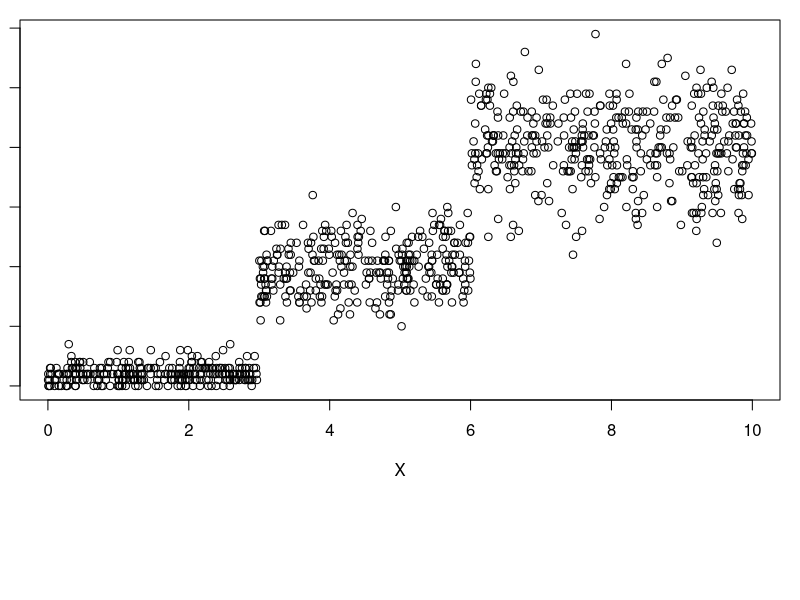
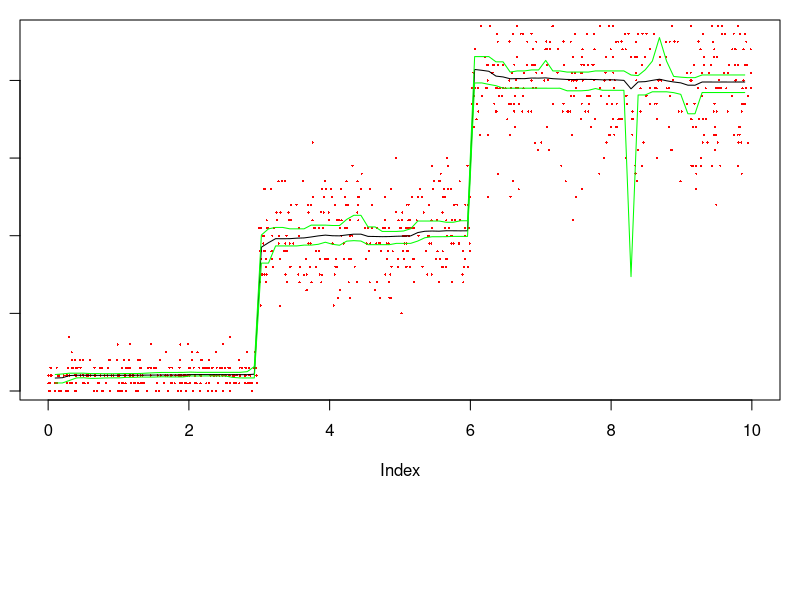
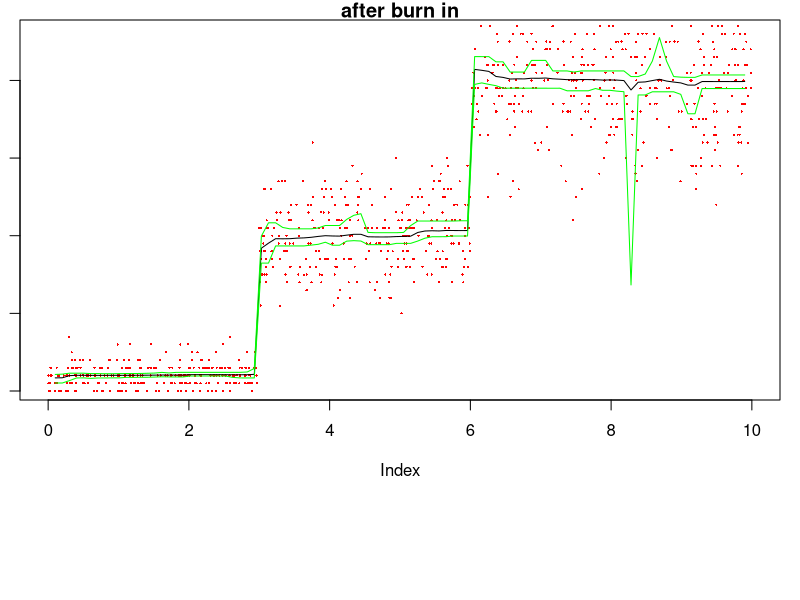

Here is the R script that generated these plots, in order:
CalcPoisLogLike <- function(Y, X, cutoffs, heights) {
  if (length(heights) != length(cutoffs) + 1) {
    stop('Error: heights should be one element longer than cutoffs.')
  }
  mean_function <- rep(heights[1], length(X))
  for (ii in 2:length(heights)) {
    wh <- which(X >= cutoffs[ii - 1])
    mean_function[wh] <- heights[ii]
  }
  log_like <- dpois(Y, lambda = mean_function, log = TRUE)
  return(sum(log_like))
}


set.seed(1234)
N <- 1000
minX <- 0
maxX <- 10
X <- runif(N, minX, maxX)
true_means <- c(2, 20, 40)
true_cut <- c(3, 6)
mX <- true_means[1] * (X < true_cut[1]) +
  true_means[2] * (X >= true_cut[1] & X < true_cut[2]) +
  true_means[3] * (X >= true_cut[2])
Y <- rpois(N, lambda = mX)
par(mar = c(10, 1, 1, 1))
plot(X, Y)

max_cutoffs <- 10
lambda <- 5  # Poisson parameter for number of breaks.

# Calculating the c parameter of bk, dk.
bk <- rep(0, max_cutoffs + 1)
names(bk) <- paste0('s=', c(0:max_cutoffs))
dk <- bk
etak <- bk
pik <- bk

for (ii in 0:(max_cutoffs - 1)) {  # Number of current cutoffs.
  bk[ii + 1] <- dpois(ii + 1, lambda = lambda) / dpois(ii, lambda = lambda)
  dk[ii + 2] <- dpois(ii, lambda = lambda) / dpois(ii + 1, lambda = lambda)
}
dk[length(dk)] <- dpois(max_cutoffs - 1, lambda = lambda) /
                    dpois(max_cutoffs, lambda = lambda)
bk <- sapply(bk, function(x) min(x, 1))
dk <- sapply(dk, function(x) min(x, 1))

c <- 0.9 / max(bk + dk)
bk <- c * bk
dk <- c * dk
for (ii in 2:(max_cutoffs + 1)) {
  etak[ii] <- (1 - bk[ii] - dk[ii]) / 2
  pik[ii] <- etak[ii]
}
etak[1] <- 1 - bk[1]


alpha_prior <- 0.01
beta_prior <- 0.01
Nsims <- 20000
heights <- NULL
heights[[1]] <- true_means
cutoffs <- NULL
cutoffs[[1]] <- true_cut
moves <- rep(NA, Nsims)

# moves correspond to 1 = 'H', 2 = 'P', 3 = 'B', 4 = 'D'.

for (ii in 2:Nsims) {
  curr_cut <- length(cutoffs[[ii - 1]])
  moves[ii] <- sample(1:4, 1, prob = c(etak[curr_cut + 1], pik[curr_cut + 1],
                                       bk[curr_cut + 1], dk[curr_cut + 1]))

  if (moves[ii] == 1) {  # Change in height.
    
    proposed_cutoffs <- cutoffs[[ii - 1]]
    proposed_heights <- heights[[ii - 1]]

    # Choose which height to change randomly.
    wh_height <- sample(1:length(proposed_heights), 1)
    proposed_heights[wh_height] <- proposed_heights[wh_height] *
                                     exp(runif(1, - 1/ 2, 1 / 2))
    logAR <- CalcPoisLogLike(Y, X, cutoffs = proposed_cutoffs,
                             heights = proposed_heights)
    logAR <- logAR - CalcPoisLogLike(Y, X, cutoffs = cutoffs[[ii - 1]],
                                     heights = heights[[ii - 1]])
    # Including the part of the prior.
    logAR <- logAR + alpha_prior * (log(proposed_heights)[wh_height] -
                                      log(heights[[ii - 1]])[wh_height])
    logAR <- logAR - beta_prior * ((proposed_heights - heights[[ii - 1]])[wh_height])
    
    cutoffs[[ii]] <- cutoffs[[ii - 1]]
    heights[[ii]] <- heights[[ii - 1]]
    if (log(runif(1)) < logAR) {
    	heights[[ii]] <- proposed_heights
    }
    
  } else if (moves[ii] == 2) {  # Change position of cutoff.
    
    proposed_cutoffs <- cutoffs[[ii - 1]]
    proposed_heights <- heights[[ii - 1]]
    
    # Which cutoff we will change.
    wh_cut <- sample(1:length(proposed_cutoffs), 1)
    cuts <- c(minX, proposed_cutoffs, maxX)
    choose_from <- c(cuts[wh_cut], cuts[wh_cut + 2])
    proposed_cutoffs[wh_cut] <- runif(1, min = choose_from[1], max = choose_from[2])
	      
    # Calculating the AR.
    logAR <- CalcPoisLogLike(Y = Y, X = X, cutoffs = proposed_cutoffs,
                             heights = proposed_heights)
    logAR <- logAR - CalcPoisLogLike(Y = Y, X = X, cutoffs = cutoffs[[ii - 1]],
                                     heights = heights[[ii - 1]])
    logAR <- logAR + log(choose_from[2] - proposed_cutoffs[wh_cut])
    logAR <- logAR + log(proposed_cutoffs[wh_cut] - choose_from[1])
    logAR <- logAR - log(choose_from[2] - cutoffs[[ii - 1]][wh_cut])
    logAR <- logAR + log(cutoffs[[ii - 1]][wh_cut] - choose_from[1])

    cutoffs[[ii]] <- cutoffs[[ii - 1]]
    heights[[ii]] <- heights[[ii - 1]]
    if (log(runif(1)) < logAR) {
      cutoffs[[ii]] <- proposed_cutoffs
    }
    
  } else if (moves[ii] == 3) {  # Birth to a new cutoff.
    
    # Proposing a new cutoff.
    sstar <- runif(1, minX, maxX)
    proposed_cutoffs <- sort(c(cutoffs[[ii - 1]], sstar))
    wh_cut <- which(proposed_cutoffs == sstar)

    sj <- ifelse(wh_cut == 1, minX, proposed_cutoffs[wh_cut - 1])
    sj1 <- ifelse(wh_cut == curr_cut + 1, maxX, proposed_cutoffs[wh_cut + 1])
    
    # Defining the proposed heights corresponding to the new cutoff.
    proposed_heights <- rep(NA, length(proposed_cutoffs) + 1)
    proposed_heights[- c(wh_cut, wh_cut + 1)] <- heights[[ii - 1]][- wh_cut]
    hj_prev <- heights[[ii - 1]][wh_cut]
    u <- runif(1, 0, 1)
    hj_new <- hj_prev * exp((sj1 - sstar) / (sj1 - sj) * log(u / (1 - u)))
    proposed_heights[wh_cut] <- hj_new
    hj1_new <- hj_new * (1 - u) / u
    proposed_heights[wh_cut + 1] <- hj1_new
    
    # Calculating the acceptance probability.
    # The likelihood ratio
    logAR <- CalcPoisLogLike(Y, X, proposed_cutoffs, proposed_heights)
    logAR <- logAR - CalcPoisLogLike(Y, X, cutoffs[[ii - 1]], heights[[ii - 1]])
    
    # The prior ratio
    k <- length(cutoffs[[ii - 1]])
    logAR <- logAR +
      dpois(k + 1, lambda, log = TRUE) - dpois(k, lambda, log = TRUE) +
      log(2 * (k + 1) * (2 * k + 3) / (maxX - minX) ^ 2) +
      log((sstar - sj) * (sj1 - sstar) / (sj1 - sj)) +
      (alpha_prior - 1) * log(hj_new * hj1_new / hj_prev) -
      beta_prior * (hj_new + hj1_new - hj_prev)
    
    # The proposal ratio
    logAR <- logAR + log(dk[k + 2] * (maxX - minX) / (bk[k + 1] * (k + 1)))
    
    # The jacobian
    logAR <- logAR + log((hj_new + hj1_new) ^ 2 / hj_prev)
    
    heights[[ii]] <- heights[[ii - 1]]
    cutoffs[[ii]] <- cutoffs[[ii - 1]]
    if (log(runif(1)) < logAR) {
      heights[[ii]] <- proposed_heights
      cutoffs[[ii]] <- proposed_cutoffs
    }
    
  } else {  # Death of a cutoff.
    
    # Choose the cutoff to drop.
    wh_drop <- sample(1:curr_cut, 1)
    drop_cut <- cutoffs[[ii - 1]][wh_drop]
    
    # Proposing the new height.
    proposed_cutoffs <- setdiff(cutoffs[[ii - 1]], drop_cut)
    proposed_heights <- heights[[ii - 1]][- wh_drop]
    
    # Dropping sj1
    sj <- ifelse(wh_drop == 1, minX, proposed_cutoffs[wh_drop - 1])
    sj1 <- drop_cut
    sj2 <- ifelse(wh_drop == curr_cut, maxX, proposed_cutoffs[wh_drop])
    hj_prev <- heights[[ii - 1]][wh_drop]
    hj1_prev <- heights[[ii - 1]][wh_drop + 1]
    
    h_new <- exp((sj1 - sj) / (sj2 - sj) * log(hj_prev) +
                 (sj2 - sj1) / (sj2 - sj) * log(hj1_prev))
    proposed_heights[wh_drop] <- h_new

    # Calculate the AR.
    logAR <- CalcPoisLogLike(Y, X, proposed_cutoffs, proposed_heights)
    logAR <- logAR - CalcPoisLogLike(Y, X, cutoffs[[ii - 1]], heights[[ii - 1]])
    
    # Add log prior ratio.
    k <- length(cutoffs[[ii - 1]])
    logAR <- logAR + 
      dpois(k - 1, lambda, log = TRUE) - dpois(k, lambda, log = TRUE) +
      log((maxX - minX) ^ 2 / (2 * k * (2 * k - 1))) +  # This might be wrong.
      log((sj2 - sj1) / ((sj1 - sj) * (sj2 - sj1))) +
      (alpha_prior - 1) * log(h_new ^ 2 / (hj_prev * hj1_prev)) -
      beta_prior * (h_new - hj_prev - hj1_prev)
    
    # Add log proposal ratio.
    logAR <- logAR + log(bk[k] * k / (dk[k + 1] * (maxX - minX)))
    
    # Add log Jacobian.
    logAR <- logAR + log(h_new / (hj_prev + hj1_prev) ^ 2)
    
    # Propose value and Accept/Reject.
    heights[[ii]] <- heights[[ii - 1]]
    cutoffs[[ii]] <- cutoffs[[ii - 1]]
    if (log(runif(1)) < logAR) {
      heights[[ii]] <- proposed_heights
      cutoffs[[ii]] <- proposed_cutoffs
    }
  }
 }




pred_x <- seq(minX, maxX, length.out = 100)
pred_x <- pred_x[- c(1, length(pred_x))]
pred_y <- matrix(NA, nrow = length(pred_x), ncol = length(heights))
for (ii in 1:length(heights)) {
  cuts <- rep(cutoffs[[ii]], each = 2)
  cuts <- c(minX, cuts, maxX)
  for (cc in 1:(length(cuts) / 2)) {
    wh_obs <- which(pred_x > cuts[2 * cc - 1] & pred_x <= cuts[2 * cc])
    pred_y[wh_obs, ii] <- heights[[ii]][cc]
  }
}
plot(1, xlim = c(0, 10), type = 'n', ylim = range(pred_y))
points(X, Y, pch = 16, cex = 0.3, col = 'red')
lines(pred_x, apply(pred_y, 1, mean))
lines(pred_x, apply(pred_y, 1, function(x) quantile(x, probs = 0.025)), col = 'green')
lines(pred_x, apply(pred_y, 1, function(x) quantile(x, probs = 0.975)), col = 'green')

pred_y <- pred_y[, - c(1:2000)]
plot(1, xlim = c(0, 10), type = 'n', ylim = range(pred_y), main = 'after burn in')
points(X, Y, pch = 16, cex = 0.3, col = 'red')
lines(pred_x, apply(pred_y, 1, mean))
lines(pred_x, apply(pred_y, 1, function(x) quantile(x, probs = 0.025)), col = 'green')
lines(pred_x, apply(pred_y, 1, function(x) quantile(x, probs = 0.975)), col = 'green')






